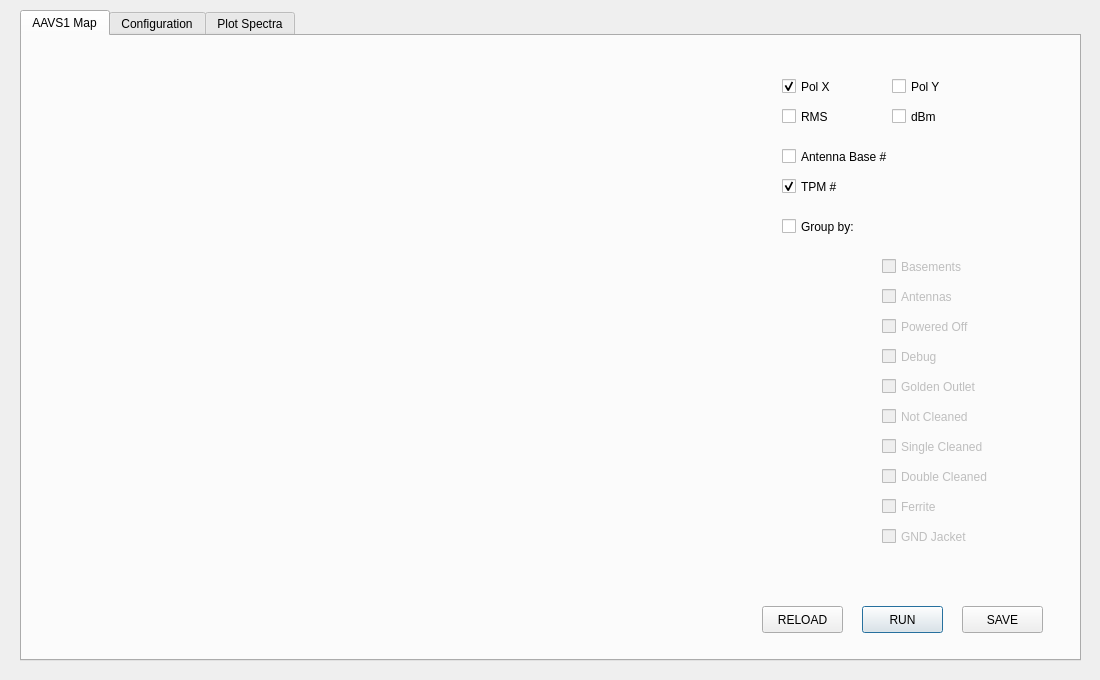
<?xml version="1.0" encoding="UTF-8"?>
<ui version="4.0">
 <class>Dialog</class>
 <widget class="QDialog" name="Dialog">
  <property name="geometry">
   <rect>
    <x>0</x>
    <y>0</y>
    <width>1100</width>
    <height>680</height>
   </rect>
  </property>
  <property name="windowTitle">
   <string>AAVS1</string>
  </property>
  <widget class="QTabWidget" name="tabWidget">
   <property name="geometry">
    <rect>
     <x>20</x>
     <y>10</y>
     <width>1061</width>
     <height>651</height>
    </rect>
   </property>
   <property name="autoFillBackground">
    <bool>false</bool>
   </property>
   <property name="currentIndex">
    <number>0</number>
   </property>
   <widget class="QWidget" name="tab_map">
    <attribute name="title">
     <string>AAVS1 Map</string>
    </attribute>
    <widget class="QWidget" name="plotWidgetMap" native="true">
     <property name="geometry">
      <rect>
       <x>10</x>
       <y>20</y>
       <width>690</width>
       <height>580</height>
      </rect>
     </property>
     <property name="sizePolicy">
      <sizepolicy hsizetype="Expanding" vsizetype="Expanding">
       <horstretch>0</horstretch>
       <verstretch>0</verstretch>
      </sizepolicy>
     </property>
     <property name="minimumSize">
      <size>
       <width>0</width>
       <height>0</height>
      </size>
     </property>
     <property name="maximumSize">
      <size>
       <width>16777215</width>
       <height>16777215</height>
      </size>
     </property>
    </widget>
    <widget class="QCheckBox" name="cb_polx">
     <property name="geometry">
      <rect>
       <x>760</x>
       <y>40</y>
       <width>71</width>
       <height>21</height>
      </rect>
     </property>
     <property name="text">
      <string>Pol X</string>
     </property>
     <property name="checked">
      <bool>true</bool>
     </property>
    </widget>
    <widget class="QCheckBox" name="cb_poly">
     <property name="geometry">
      <rect>
       <x>870</x>
       <y>40</y>
       <width>71</width>
       <height>21</height>
      </rect>
     </property>
     <property name="text">
      <string>Pol Y</string>
     </property>
    </widget>
    <widget class="QCheckBox" name="cb_basename">
     <property name="geometry">
      <rect>
       <x>760</x>
       <y>110</y>
       <width>141</width>
       <height>21</height>
      </rect>
     </property>
     <property name="text">
      <string>Antenna Base #</string>
     </property>
    </widget>
    <widget class="QCheckBox" name="cb_tpm">
     <property name="geometry">
      <rect>
       <x>760</x>
       <y>140</y>
       <width>141</width>
       <height>21</height>
      </rect>
     </property>
     <property name="text">
      <string>TPM #</string>
     </property>
     <property name="checked">
      <bool>true</bool>
     </property>
    </widget>
    <widget class="QCheckBox" name="cb_not">
     <property name="enabled">
      <bool>false</bool>
     </property>
     <property name="geometry">
      <rect>
       <x>860</x>
       <y>370</y>
       <width>141</width>
       <height>21</height>
      </rect>
     </property>
     <property name="text">
      <string>Not Cleaned</string>
     </property>
    </widget>
    <widget class="QCheckBox" name="cb_single">
     <property name="enabled">
      <bool>false</bool>
     </property>
     <property name="geometry">
      <rect>
       <x>860</x>
       <y>400</y>
       <width>141</width>
       <height>21</height>
      </rect>
     </property>
     <property name="text">
      <string>Single Cleaned</string>
     </property>
    </widget>
    <widget class="QCheckBox" name="cb_double">
     <property name="enabled">
      <bool>false</bool>
     </property>
     <property name="geometry">
      <rect>
       <x>860</x>
       <y>430</y>
       <width>141</width>
       <height>21</height>
      </rect>
     </property>
     <property name="text">
      <string>Double Cleaned</string>
     </property>
    </widget>
    <widget class="QCheckBox" name="cb_ferrite">
     <property name="enabled">
      <bool>false</bool>
     </property>
     <property name="geometry">
      <rect>
       <x>860</x>
       <y>460</y>
       <width>141</width>
       <height>21</height>
      </rect>
     </property>
     <property name="text">
      <string>Ferrite</string>
     </property>
    </widget>
    <widget class="QCheckBox" name="cb_gnd">
     <property name="enabled">
      <bool>false</bool>
     </property>
     <property name="geometry">
      <rect>
       <x>860</x>
       <y>490</y>
       <width>141</width>
       <height>21</height>
      </rect>
     </property>
     <property name="text">
      <string>GND Jacket</string>
     </property>
    </widget>
    <widget class="QCheckBox" name="cb_base">
     <property name="enabled">
      <bool>false</bool>
     </property>
     <property name="geometry">
      <rect>
       <x>860</x>
       <y>220</y>
       <width>141</width>
       <height>21</height>
      </rect>
     </property>
     <property name="text">
      <string>Basements</string>
     </property>
    </widget>
    <widget class="QCheckBox" name="cb_debug">
     <property name="enabled">
      <bool>false</bool>
     </property>
     <property name="geometry">
      <rect>
       <x>860</x>
       <y>310</y>
       <width>141</width>
       <height>21</height>
      </rect>
     </property>
     <property name="text">
      <string>Debug</string>
     </property>
    </widget>
    <widget class="QCheckBox" name="cb_rms">
     <property name="geometry">
      <rect>
       <x>760</x>
       <y>70</y>
       <width>71</width>
       <height>21</height>
      </rect>
     </property>
     <property name="text">
      <string>RMS</string>
     </property>
     <property name="checked">
      <bool>false</bool>
     </property>
    </widget>
    <widget class="QCheckBox" name="cb_dBm">
     <property name="geometry">
      <rect>
       <x>870</x>
       <y>70</y>
       <width>71</width>
       <height>21</height>
      </rect>
     </property>
     <property name="text">
      <string>dBm</string>
     </property>
    </widget>
    <widget class="QPushButton" name="button_runMap">
     <property name="geometry">
      <rect>
       <x>840</x>
       <y>570</y>
       <width>81</width>
       <height>27</height>
      </rect>
     </property>
     <property name="text">
      <string>RUN</string>
     </property>
    </widget>
    <widget class="QPushButton" name="button_saveMap">
     <property name="geometry">
      <rect>
       <x>940</x>
       <y>570</y>
       <width>81</width>
       <height>27</height>
      </rect>
     </property>
     <property name="text">
      <string>SAVE</string>
     </property>
    </widget>
    <widget class="QCheckBox" name="cb_group">
     <property name="geometry">
      <rect>
       <x>760</x>
       <y>180</y>
       <width>141</width>
       <height>21</height>
      </rect>
     </property>
     <property name="text">
      <string>Group by:</string>
     </property>
    </widget>
    <widget class="QPushButton" name="button_reload">
     <property name="geometry">
      <rect>
       <x>740</x>
       <y>570</y>
       <width>81</width>
       <height>27</height>
      </rect>
     </property>
     <property name="text">
      <string>RELOAD</string>
     </property>
    </widget>
    <widget class="QLabel" name="count_debug">
     <property name="enabled">
      <bool>false</bool>
     </property>
     <property name="geometry">
      <rect>
       <x>760</x>
       <y>310</y>
       <width>81</width>
       <height>20</height>
      </rect>
     </property>
     <property name="text">
      <string/>
     </property>
    </widget>
    <widget class="QLabel" name="count_nc">
     <property name="enabled">
      <bool>false</bool>
     </property>
     <property name="geometry">
      <rect>
       <x>760</x>
       <y>370</y>
       <width>81</width>
       <height>20</height>
      </rect>
     </property>
     <property name="text">
      <string/>
     </property>
    </widget>
    <widget class="QLabel" name="count_sc">
     <property name="enabled">
      <bool>false</bool>
     </property>
     <property name="geometry">
      <rect>
       <x>760</x>
       <y>400</y>
       <width>81</width>
       <height>20</height>
      </rect>
     </property>
     <property name="text">
      <string/>
     </property>
    </widget>
    <widget class="QLabel" name="count_dbl">
     <property name="enabled">
      <bool>false</bool>
     </property>
     <property name="geometry">
      <rect>
       <x>760</x>
       <y>430</y>
       <width>81</width>
       <height>20</height>
      </rect>
     </property>
     <property name="text">
      <string/>
     </property>
    </widget>
    <widget class="QLabel" name="count_fer">
     <property name="enabled">
      <bool>false</bool>
     </property>
     <property name="geometry">
      <rect>
       <x>760</x>
       <y>460</y>
       <width>81</width>
       <height>20</height>
      </rect>
     </property>
     <property name="text">
      <string/>
     </property>
    </widget>
    <widget class="QLabel" name="count_gnd">
     <property name="enabled">
      <bool>false</bool>
     </property>
     <property name="geometry">
      <rect>
       <x>760</x>
       <y>490</y>
       <width>81</width>
       <height>20</height>
      </rect>
     </property>
     <property name="text">
      <string/>
     </property>
    </widget>
    <widget class="QLabel" name="count_base">
     <property name="enabled">
      <bool>false</bool>
     </property>
     <property name="geometry">
      <rect>
       <x>760</x>
       <y>220</y>
       <width>81</width>
       <height>20</height>
      </rect>
     </property>
     <property name="text">
      <string/>
     </property>
    </widget>
    <widget class="QLabel" name="count_off">
     <property name="enabled">
      <bool>false</bool>
     </property>
     <property name="geometry">
      <rect>
       <x>760</x>
       <y>280</y>
       <width>81</width>
       <height>20</height>
      </rect>
     </property>
     <property name="text">
      <string/>
     </property>
    </widget>
    <widget class="QCheckBox" name="cb_off">
     <property name="enabled">
      <bool>false</bool>
     </property>
     <property name="geometry">
      <rect>
       <x>860</x>
       <y>280</y>
       <width>141</width>
       <height>21</height>
      </rect>
     </property>
     <property name="text">
      <string>Powered Off</string>
     </property>
    </widget>
    <widget class="QLabel" name="count_gold">
     <property name="enabled">
      <bool>false</bool>
     </property>
     <property name="geometry">
      <rect>
       <x>760</x>
       <y>340</y>
       <width>81</width>
       <height>20</height>
      </rect>
     </property>
     <property name="text">
      <string/>
     </property>
    </widget>
    <widget class="QCheckBox" name="cb_gold">
     <property name="enabled">
      <bool>false</bool>
     </property>
     <property name="geometry">
      <rect>
       <x>860</x>
       <y>340</y>
       <width>141</width>
       <height>21</height>
      </rect>
     </property>
     <property name="text">
      <string>Golden Outlet</string>
     </property>
    </widget>
    <widget class="QCheckBox" name="cb_ant">
     <property name="enabled">
      <bool>false</bool>
     </property>
     <property name="geometry">
      <rect>
       <x>860</x>
       <y>250</y>
       <width>141</width>
       <height>21</height>
      </rect>
     </property>
     <property name="text">
      <string>Antennas</string>
     </property>
    </widget>
    <widget class="QLabel" name="count_ant">
     <property name="enabled">
      <bool>false</bool>
     </property>
     <property name="geometry">
      <rect>
       <x>760</x>
       <y>250</y>
       <width>81</width>
       <height>20</height>
      </rect>
     </property>
     <property name="text">
      <string/>
     </property>
    </widget>
   </widget>
   <widget class="QWidget" name="tab_conf">
    <attribute name="title">
     <string>Configuration</string>
    </attribute>
    <widget class="QGroupBox" name="groupAntennaList">
     <property name="geometry">
      <rect>
       <x>10</x>
       <y>260</y>
       <width>1021</width>
       <height>341</height>
      </rect>
     </property>
     <property name="autoFillBackground">
      <bool>false</bool>
     </property>
     <property name="title">
      <string>AAVS1 Antenna List</string>
     </property>
     <property name="flat">
      <bool>false</bool>
     </property>
     <widget class="QScrollArea" name="qscroll_aavs">
      <property name="geometry">
       <rect>
        <x>20</x>
        <y>60</y>
        <width>1001</width>
        <height>281</height>
       </rect>
      </property>
      <property name="frameShadow">
       <enum>QFrame::Plain</enum>
      </property>
      <property name="lineWidth">
       <number>0</number>
      </property>
      <property name="widgetResizable">
       <bool>true</bool>
      </property>
      <widget class="QWidget" name="scrollAreaWidgetContents">
       <property name="geometry">
        <rect>
         <x>0</x>
         <y>0</y>
         <width>999</width>
         <height>279</height>
        </rect>
       </property>
      </widget>
     </widget>
     <widget class="QLabel" name="label_N">
      <property name="geometry">
       <rect>
        <x>40</x>
        <y>40</y>
        <width>31</width>
        <height>17</height>
       </rect>
      </property>
      <property name="font">
       <font>
        <pointsize>10</pointsize>
        <weight>75</weight>
        <bold>true</bold>
       </font>
      </property>
      <property name="text">
       <string>#</string>
      </property>
      <property name="alignment">
       <set>Qt::AlignCenter</set>
      </property>
     </widget>
     <widget class="QLabel" name="label_N_2">
      <property name="geometry">
       <rect>
        <x>70</x>
        <y>40</y>
        <width>41</width>
        <height>17</height>
       </rect>
      </property>
      <property name="font">
       <font>
        <pointsize>10</pointsize>
        <weight>75</weight>
        <bold>true</bold>
       </font>
      </property>
      <property name="text">
       <string>Base</string>
      </property>
      <property name="alignment">
       <set>Qt::AlignCenter</set>
      </property>
     </widget>
     <widget class="QLabel" name="label_N_3">
      <property name="geometry">
       <rect>
        <x>120</x>
        <y>40</y>
        <width>41</width>
        <height>17</height>
       </rect>
      </property>
      <property name="font">
       <font>
        <pointsize>10</pointsize>
        <weight>75</weight>
        <bold>true</bold>
       </font>
      </property>
      <property name="text">
       <string>HC</string>
      </property>
      <property name="alignment">
       <set>Qt::AlignCenter</set>
      </property>
     </widget>
     <widget class="QLabel" name="label_N_4">
      <property name="geometry">
       <rect>
        <x>160</x>
        <y>40</y>
        <width>41</width>
        <height>17</height>
       </rect>
      </property>
      <property name="font">
       <font>
        <pointsize>10</pointsize>
        <weight>75</weight>
        <bold>true</bold>
       </font>
      </property>
      <property name="text">
       <string>Rox</string>
      </property>
      <property name="alignment">
       <set>Qt::AlignCenter</set>
      </property>
     </widget>
     <widget class="QLabel" name="label_N_5">
      <property name="geometry">
       <rect>
        <x>320</x>
        <y>40</y>
        <width>41</width>
        <height>17</height>
       </rect>
      </property>
      <property name="font">
       <font>
        <pointsize>10</pointsize>
        <weight>75</weight>
        <bold>true</bold>
       </font>
      </property>
      <property name="text">
       <string>TPM</string>
      </property>
      <property name="alignment">
       <set>Qt::AlignCenter</set>
      </property>
     </widget>
     <widget class="QLabel" name="label_N_6">
      <property name="geometry">
       <rect>
        <x>350</x>
        <y>40</y>
        <width>41</width>
        <height>17</height>
       </rect>
      </property>
      <property name="font">
       <font>
        <pointsize>10</pointsize>
        <weight>75</weight>
        <bold>true</bold>
       </font>
      </property>
      <property name="text">
       <string>RX</string>
      </property>
      <property name="alignment">
       <set>Qt::AlignCenter</set>
      </property>
     </widget>
     <widget class="QLabel" name="label_N_7">
      <property name="geometry">
       <rect>
        <x>230</x>
        <y>40</y>
        <width>41</width>
        <height>17</height>
       </rect>
      </property>
      <property name="font">
       <font>
        <pointsize>10</pointsize>
        <weight>75</weight>
        <bold>true</bold>
       </font>
      </property>
      <property name="text">
       <string>Fibre</string>
      </property>
      <property name="alignment">
       <set>Qt::AlignCenter</set>
      </property>
     </widget>
     <widget class="QLabel" name="label_N_8">
      <property name="geometry">
       <rect>
        <x>270</x>
        <y>40</y>
        <width>51</width>
        <height>17</height>
       </rect>
      </property>
      <property name="font">
       <font>
        <pointsize>10</pointsize>
        <weight>75</weight>
        <bold>true</bold>
       </font>
      </property>
      <property name="text">
       <string>Colour</string>
      </property>
      <property name="alignment">
       <set>Qt::AlignCenter</set>
      </property>
     </widget>
     <widget class="QLabel" name="label_N_9">
      <property name="geometry">
       <rect>
        <x>190</x>
        <y>40</y>
        <width>51</width>
        <height>17</height>
       </rect>
      </property>
      <property name="font">
       <font>
        <pointsize>10</pointsize>
        <weight>75</weight>
        <bold>true</bold>
       </font>
      </property>
      <property name="text">
       <string>Rib</string>
      </property>
      <property name="alignment">
       <set>Qt::AlignCenter</set>
      </property>
     </widget>
     <widget class="QLabel" name="label_N_10">
      <property name="geometry">
       <rect>
        <x>410</x>
        <y>40</y>
        <width>241</width>
        <height>17</height>
       </rect>
      </property>
      <property name="font">
       <font>
        <pointsize>10</pointsize>
        <weight>75</weight>
        <bold>true</bold>
       </font>
      </property>
      <property name="text">
       <string>FLAGS</string>
      </property>
      <property name="alignment">
       <set>Qt::AlignCenter</set>
      </property>
     </widget>
    </widget>
    <widget class="QGroupBox" name="groupAntennaList_2">
     <property name="geometry">
      <rect>
       <x>10</x>
       <y>10</y>
       <width>1021</width>
       <height>191</height>
      </rect>
     </property>
     <property name="autoFillBackground">
      <bool>false</bool>
     </property>
     <property name="title">
      <string>Plot List</string>
     </property>
     <property name="flat">
      <bool>false</bool>
     </property>
     <widget class="QScrollArea" name="qscroll_plot">
      <property name="geometry">
       <rect>
        <x>20</x>
        <y>60</y>
        <width>1001</width>
        <height>121</height>
       </rect>
      </property>
      <property name="widgetResizable">
       <bool>true</bool>
      </property>
      <widget class="QWidget" name="scrollAreaWidgetContents_2">
       <property name="geometry">
        <rect>
         <x>0</x>
         <y>0</y>
         <width>999</width>
         <height>119</height>
        </rect>
       </property>
      </widget>
     </widget>
     <widget class="QLabel" name="label_N_11">
      <property name="geometry">
       <rect>
        <x>230</x>
        <y>40</y>
        <width>41</width>
        <height>17</height>
       </rect>
      </property>
      <property name="font">
       <font>
        <pointsize>10</pointsize>
        <weight>75</weight>
        <bold>true</bold>
       </font>
      </property>
      <property name="text">
       <string>Fibre</string>
      </property>
      <property name="alignment">
       <set>Qt::AlignCenter</set>
      </property>
     </widget>
     <widget class="QLabel" name="label_N_12">
      <property name="geometry">
       <rect>
        <x>350</x>
        <y>40</y>
        <width>41</width>
        <height>17</height>
       </rect>
      </property>
      <property name="font">
       <font>
        <pointsize>10</pointsize>
        <weight>75</weight>
        <bold>true</bold>
       </font>
      </property>
      <property name="text">
       <string>RX</string>
      </property>
      <property name="alignment">
       <set>Qt::AlignCenter</set>
      </property>
     </widget>
     <widget class="QLabel" name="label_N_13">
      <property name="geometry">
       <rect>
        <x>40</x>
        <y>40</y>
        <width>31</width>
        <height>17</height>
       </rect>
      </property>
      <property name="font">
       <font>
        <pointsize>10</pointsize>
        <weight>75</weight>
        <bold>true</bold>
       </font>
      </property>
      <property name="text">
       <string>#</string>
      </property>
      <property name="alignment">
       <set>Qt::AlignCenter</set>
      </property>
     </widget>
     <widget class="QLabel" name="label_N_14">
      <property name="geometry">
       <rect>
        <x>410</x>
        <y>40</y>
        <width>241</width>
        <height>17</height>
       </rect>
      </property>
      <property name="font">
       <font>
        <pointsize>10</pointsize>
        <weight>75</weight>
        <bold>true</bold>
       </font>
      </property>
      <property name="text">
       <string>FLAGS</string>
      </property>
      <property name="alignment">
       <set>Qt::AlignCenter</set>
      </property>
     </widget>
     <widget class="QLabel" name="label_N_15">
      <property name="geometry">
       <rect>
        <x>160</x>
        <y>40</y>
        <width>41</width>
        <height>17</height>
       </rect>
      </property>
      <property name="font">
       <font>
        <pointsize>10</pointsize>
        <weight>75</weight>
        <bold>true</bold>
       </font>
      </property>
      <property name="text">
       <string>Rox</string>
      </property>
      <property name="alignment">
       <set>Qt::AlignCenter</set>
      </property>
     </widget>
     <widget class="QLabel" name="label_N_16">
      <property name="geometry">
       <rect>
        <x>190</x>
        <y>40</y>
        <width>51</width>
        <height>17</height>
       </rect>
      </property>
      <property name="font">
       <font>
        <pointsize>10</pointsize>
        <weight>75</weight>
        <bold>true</bold>
       </font>
      </property>
      <property name="text">
       <string>Rib</string>
      </property>
      <property name="alignment">
       <set>Qt::AlignCenter</set>
      </property>
     </widget>
     <widget class="QLabel" name="label_N_17">
      <property name="geometry">
       <rect>
        <x>120</x>
        <y>40</y>
        <width>41</width>
        <height>17</height>
       </rect>
      </property>
      <property name="font">
       <font>
        <pointsize>10</pointsize>
        <weight>75</weight>
        <bold>true</bold>
       </font>
      </property>
      <property name="text">
       <string>HC</string>
      </property>
      <property name="alignment">
       <set>Qt::AlignCenter</set>
      </property>
     </widget>
     <widget class="QLabel" name="label_N_18">
      <property name="geometry">
       <rect>
        <x>270</x>
        <y>40</y>
        <width>51</width>
        <height>17</height>
       </rect>
      </property>
      <property name="font">
       <font>
        <pointsize>10</pointsize>
        <weight>75</weight>
        <bold>true</bold>
       </font>
      </property>
      <property name="text">
       <string>Colour</string>
      </property>
      <property name="alignment">
       <set>Qt::AlignCenter</set>
      </property>
     </widget>
     <widget class="QLabel" name="label_N_19">
      <property name="geometry">
       <rect>
        <x>70</x>
        <y>40</y>
        <width>41</width>
        <height>17</height>
       </rect>
      </property>
      <property name="font">
       <font>
        <pointsize>10</pointsize>
        <weight>75</weight>
        <bold>true</bold>
       </font>
      </property>
      <property name="text">
       <string>Base</string>
      </property>
      <property name="alignment">
       <set>Qt::AlignCenter</set>
      </property>
     </widget>
     <widget class="QLabel" name="label_N_20">
      <property name="geometry">
       <rect>
        <x>320</x>
        <y>40</y>
        <width>41</width>
        <height>17</height>
       </rect>
      </property>
      <property name="font">
       <font>
        <pointsize>10</pointsize>
        <weight>75</weight>
        <bold>true</bold>
       </font>
      </property>
      <property name="text">
       <string>TPM</string>
      </property>
      <property name="alignment">
       <set>Qt::AlignCenter</set>
      </property>
     </widget>
     <widget class="QLabel" name="label_N_21">
      <property name="geometry">
       <rect>
        <x>660</x>
        <y>40</y>
        <width>121</width>
        <height>20</height>
       </rect>
      </property>
      <property name="font">
       <font>
        <pointsize>10</pointsize>
        <weight>75</weight>
        <bold>true</bold>
       </font>
      </property>
      <property name="text">
       <string>Serie's Color</string>
      </property>
      <property name="alignment">
       <set>Qt::AlignCenter</set>
      </property>
     </widget>
    </widget>
    <widget class="QPushButton" name="qbutton_UpdatePlot">
     <property name="geometry">
      <rect>
       <x>930</x>
       <y>210</y>
       <width>98</width>
       <height>27</height>
      </rect>
     </property>
     <property name="text">
      <string>Update Plot</string>
     </property>
    </widget>
    <widget class="QPushButton" name="qbutton_DeleteList">
     <property name="geometry">
      <rect>
       <x>30</x>
       <y>210</y>
       <width>98</width>
       <height>27</height>
      </rect>
     </property>
     <property name="text">
      <string>Delete List</string>
     </property>
    </widget>
    <widget class="QPushButton" name="qbutton_LoadList">
     <property name="geometry">
      <rect>
       <x>160</x>
       <y>210</y>
       <width>98</width>
       <height>27</height>
      </rect>
     </property>
     <property name="text">
      <string>Load List</string>
     </property>
    </widget>
    <widget class="QPushButton" name="qbutton_SaveList">
     <property name="geometry">
      <rect>
       <x>290</x>
       <y>210</y>
       <width>98</width>
       <height>27</height>
      </rect>
     </property>
     <property name="text">
      <string>Save List</string>
     </property>
    </widget>
    <widget class="QLineEdit" name="qtext_listname">
     <property name="geometry">
      <rect>
       <x>510</x>
       <y>210</y>
       <width>191</width>
       <height>27</height>
      </rect>
     </property>
     <property name="text">
      <string>type_a_list_name_here</string>
     </property>
     <property name="alignment">
      <set>Qt::AlignCenter</set>
     </property>
    </widget>
    <widget class="QLabel" name="label">
     <property name="geometry">
      <rect>
       <x>430</x>
       <y>210</y>
       <width>81</width>
       <height>31</height>
      </rect>
     </property>
     <property name="text">
      <string>List name:</string>
     </property>
    </widget>
   </widget>
   <widget class="QWidget" name="tab_plot">
    <attribute name="title">
     <string>Plot Spectra</string>
    </attribute>
    <widget class="QWidget" name="plotWidgetSpectra" native="true">
     <property name="geometry">
      <rect>
       <x>10</x>
       <y>10</y>
       <width>1031</width>
       <height>491</height>
      </rect>
     </property>
     <property name="sizePolicy">
      <sizepolicy hsizetype="Expanding" vsizetype="Expanding">
       <horstretch>0</horstretch>
       <verstretch>0</verstretch>
      </sizepolicy>
     </property>
     <property name="minimumSize">
      <size>
       <width>0</width>
       <height>0</height>
      </size>
     </property>
     <property name="maximumSize">
      <size>
       <width>16777215</width>
       <height>16777215</height>
      </size>
     </property>
    </widget>
    <widget class="QLabel" name="qlabel_ymin">
     <property name="geometry">
      <rect>
       <x>60</x>
       <y>520</y>
       <width>71</width>
       <height>31</height>
      </rect>
     </property>
     <property name="font">
      <font>
       <pointsize>12</pointsize>
       <weight>75</weight>
       <bold>true</bold>
      </font>
     </property>
     <property name="text">
      <string>Y MIN:</string>
     </property>
     <property name="alignment">
      <set>Qt::AlignLeading|Qt::AlignLeft|Qt::AlignVCenter</set>
     </property>
    </widget>
    <widget class="QLabel" name="qlabel_ymax">
     <property name="geometry">
      <rect>
       <x>220</x>
       <y>520</y>
       <width>71</width>
       <height>31</height>
      </rect>
     </property>
     <property name="font">
      <font>
       <pointsize>12</pointsize>
       <weight>75</weight>
       <bold>true</bold>
      </font>
     </property>
     <property name="text">
      <string>Y MAX:</string>
     </property>
     <property name="alignment">
      <set>Qt::AlignLeading|Qt::AlignLeft|Qt::AlignVCenter</set>
     </property>
    </widget>
    <widget class="QLineEdit" name="qtext_xmin">
     <property name="geometry">
      <rect>
       <x>130</x>
       <y>580</y>
       <width>71</width>
       <height>31</height>
      </rect>
     </property>
     <property name="font">
      <font>
       <pointsize>12</pointsize>
       <weight>75</weight>
       <bold>true</bold>
      </font>
     </property>
     <property name="text">
      <string>0</string>
     </property>
     <property name="alignment">
      <set>Qt::AlignCenter</set>
     </property>
    </widget>
    <widget class="QLineEdit" name="qtext_ymax">
     <property name="geometry">
      <rect>
       <x>300</x>
       <y>520</y>
       <width>71</width>
       <height>31</height>
      </rect>
     </property>
     <property name="font">
      <font>
       <pointsize>12</pointsize>
       <weight>75</weight>
       <bold>true</bold>
      </font>
     </property>
     <property name="text">
      <string>-20</string>
     </property>
     <property name="alignment">
      <set>Qt::AlignCenter</set>
     </property>
    </widget>
    <widget class="QLineEdit" name="qtext_ymin">
     <property name="geometry">
      <rect>
       <x>130</x>
       <y>520</y>
       <width>71</width>
       <height>31</height>
      </rect>
     </property>
     <property name="font">
      <font>
       <pointsize>12</pointsize>
       <weight>75</weight>
       <bold>true</bold>
      </font>
     </property>
     <property name="text">
      <string>-80</string>
     </property>
     <property name="alignment">
      <set>Qt::AlignCenter</set>
     </property>
    </widget>
    <widget class="QLabel" name="qlabel_xmax">
     <property name="geometry">
      <rect>
       <x>220</x>
       <y>580</y>
       <width>71</width>
       <height>31</height>
      </rect>
     </property>
     <property name="font">
      <font>
       <pointsize>12</pointsize>
       <weight>75</weight>
       <bold>true</bold>
      </font>
     </property>
     <property name="text">
      <string>X MAX:</string>
     </property>
     <property name="alignment">
      <set>Qt::AlignLeading|Qt::AlignLeft|Qt::AlignVCenter</set>
     </property>
    </widget>
    <widget class="QLineEdit" name="qtext_xmax">
     <property name="enabled">
      <bool>true</bool>
     </property>
     <property name="geometry">
      <rect>
       <x>300</x>
       <y>580</y>
       <width>71</width>
       <height>31</height>
      </rect>
     </property>
     <property name="font">
      <font>
       <pointsize>12</pointsize>
       <weight>75</weight>
       <bold>true</bold>
      </font>
     </property>
     <property name="text">
      <string>400</string>
     </property>
     <property name="alignment">
      <set>Qt::AlignCenter</set>
     </property>
    </widget>
    <widget class="QLabel" name="qlabel_xmin">
     <property name="geometry">
      <rect>
       <x>60</x>
       <y>580</y>
       <width>71</width>
       <height>31</height>
      </rect>
     </property>
     <property name="font">
      <font>
       <pointsize>12</pointsize>
       <weight>75</weight>
       <bold>true</bold>
      </font>
     </property>
     <property name="text">
      <string>X MIN:</string>
     </property>
     <property name="alignment">
      <set>Qt::AlignLeading|Qt::AlignLeft|Qt::AlignVCenter</set>
     </property>
    </widget>
    <widget class="QPushButton" name="qbutton_plotSave">
     <property name="geometry">
      <rect>
       <x>870</x>
       <y>580</y>
       <width>98</width>
       <height>27</height>
      </rect>
     </property>
     <property name="text">
      <string>Save</string>
     </property>
    </widget>
    <widget class="QPushButton" name="qbutton_plotStart">
     <property name="geometry">
      <rect>
       <x>740</x>
       <y>580</y>
       <width>98</width>
       <height>27</height>
      </rect>
     </property>
     <property name="text">
      <string>Start</string>
     </property>
    </widget>
    <widget class="QComboBox" name="qcombo_plotList">
     <property name="geometry">
      <rect>
       <x>440</x>
       <y>580</y>
       <width>191</width>
       <height>27</height>
      </rect>
     </property>
    </widget>
    <widget class="QLabel" name="qlabel_comment">
     <property name="geometry">
      <rect>
       <x>660</x>
       <y>520</y>
       <width>381</width>
       <height>51</height>
      </rect>
     </property>
     <property name="font">
      <font>
       <pointsize>12</pointsize>
       <weight>50</weight>
       <bold>false</bold>
      </font>
     </property>
     <property name="text">
      <string>Select antenna list and
press Start to run the Live Plot</string>
     </property>
     <property name="alignment">
      <set>Qt::AlignCenter</set>
     </property>
     <property name="wordWrap">
      <bool>true</bool>
     </property>
    </widget>
    <widget class="QFrame" name="frame">
     <property name="geometry">
      <rect>
       <x>430</x>
       <y>510</y>
       <width>121</width>
       <height>71</height>
      </rect>
     </property>
     <property name="frameShape">
      <enum>QFrame::NoFrame</enum>
     </property>
     <property name="frameShadow">
      <enum>QFrame::Plain</enum>
     </property>
     <widget class="QRadioButton" name="rb_single">
      <property name="geometry">
       <rect>
        <x>10</x>
        <y>10</y>
        <width>116</width>
        <height>22</height>
       </rect>
      </property>
      <property name="text">
       <string>Single Plot</string>
      </property>
     </widget>
     <widget class="QRadioButton" name="rb_multi">
      <property name="geometry">
       <rect>
        <x>10</x>
        <y>40</y>
        <width>116</width>
        <height>22</height>
       </rect>
      </property>
      <property name="text">
       <string>Multi Plot</string>
      </property>
      <property name="checked">
       <bool>true</bool>
      </property>
     </widget>
    </widget>
    <widget class="QFrame" name="frame_2">
     <property name="geometry">
      <rect>
       <x>540</x>
       <y>510</y>
       <width>121</width>
       <height>71</height>
      </rect>
     </property>
     <property name="frameShape">
      <enum>QFrame::NoFrame</enum>
     </property>
     <property name="frameShadow">
      <enum>QFrame::Plain</enum>
     </property>
     <widget class="QRadioButton" name="rb_polx">
      <property name="enabled">
       <bool>false</bool>
      </property>
      <property name="geometry">
       <rect>
        <x>10</x>
        <y>10</y>
        <width>81</width>
        <height>22</height>
       </rect>
      </property>
      <property name="text">
       <string>Pol X</string>
      </property>
      <property name="checked">
       <bool>true</bool>
      </property>
     </widget>
     <widget class="QRadioButton" name="rb_poly">
      <property name="enabled">
       <bool>false</bool>
      </property>
      <property name="geometry">
       <rect>
        <x>10</x>
        <y>40</y>
        <width>81</width>
        <height>22</height>
       </rect>
      </property>
      <property name="text">
       <string>Pol Y</string>
      </property>
      <property name="checked">
       <bool>false</bool>
      </property>
     </widget>
    </widget>
   </widget>
  </widget>
 </widget>
 <resources/>
 <connections/>
</ui>
